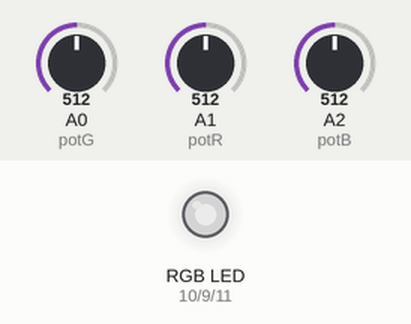
Simulated run of this sketch. Board: Arduino Uno, built with avr-gcc and run on an emulated ATmega328P. Parts: an RGB LED mixed from three pins (HIGH = lit). Inputs (shaded band) come from the test bench; at power-on: A0 (potG) = 512, A1 (potR) = 512, A2 (potB) = 512. Dim RGB values are drawn brighter than linear.

Above: at 1.2 s.
1.3 s: A0 (potG) set to 716
At 1.8 s:
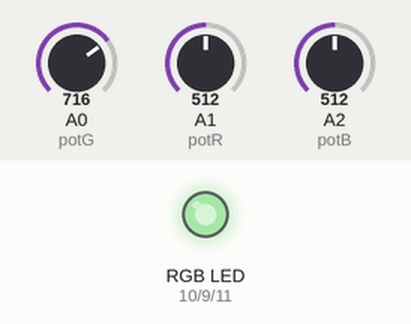
2.8 s: A1 (potR) set to 716
At 4.0 s:
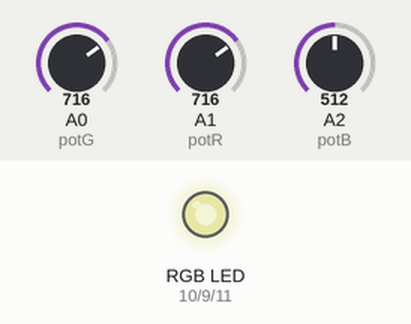
4.3 s: A2 (potB) set to 716
At 5.2 s:
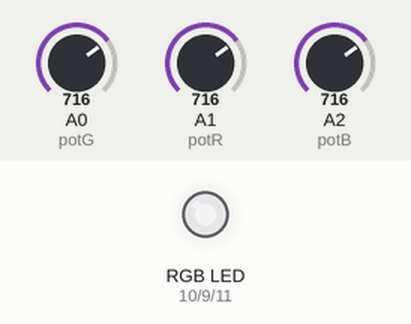
5.8 s: A0 (potG) set to 900
At 6.4 s:
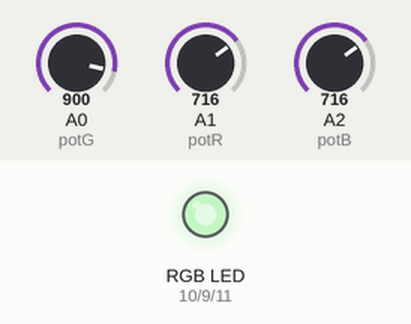
7.3 s: A1 (potR) set to 900
At 8.5 s:
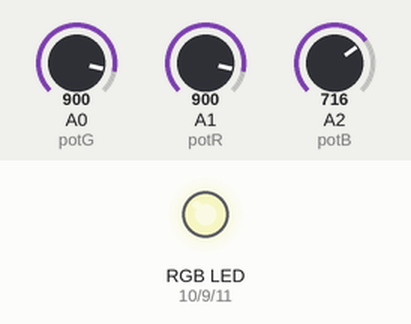
8.8 s: A2 (potB) set to 900
At 9.9 s:
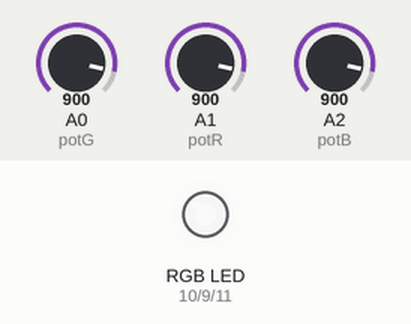
Timing chart, 0 to 11.3 s (numbered marks = the images above; inputs shaded):
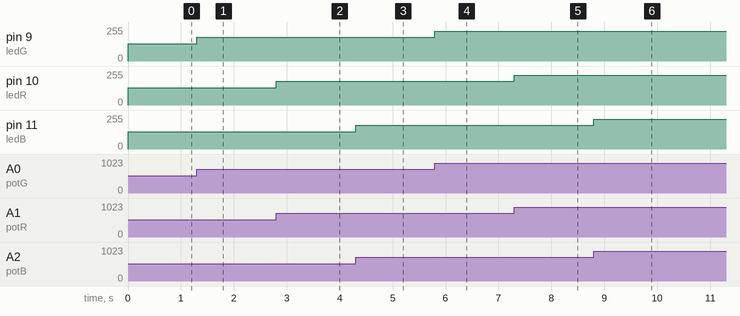

Measured:
- after the input at 1.3 s, pin 9 (ledG): 128/255 → 179/255 at once
- after the input at 2.8 s, pin 10 (ledR): 128/255 → 179/255 at once
- after the input at 4.3 s, pin 11 (ledB): 128/255 → 179/255 at once
- after the input at 5.8 s, pin 9 (ledG): 179/255 → 225/255 at once
- after the input at 7.3 s, pin 10 (ledR): 179/255 → 225/255 at once
- after the input at 8.8 s, pin 11 (ledB): 179/255 → 225/255 at once

The sketch:

PotentiometruRGB.ino
```cpp
const int ledG = 9;
const int ledR = 10;
const int ledB = 11;

const int potG = A0;
const int potR = A1;
const int potB = A2;

float potValueR = 0;
float potValueG = 0;
float potValueB = 0;


void setup() {
  // put your setup code here, to run once:
  Serial.begin(9600);

  pinMode(ledR, OUTPUT);
  pinMode(ledG, OUTPUT);
  pinMode(ledB, OUTPUT);

  pinMode(A0, INPUT);
  pinMode(A1, INPUT);
  pinMode(A2, INPUT);
}

void loop() {
  // put your main code here, to run repeatedly:
  potValueR = analogRead(potR);
  potValueG = analogRead(potG);
  potValueB = analogRead(potB);

  analogWrite(ledR, potValueR/4);
  analogWrite(ledG, potValueG/4);
  analogWrite(ledB, potValueB/4);
}
```
